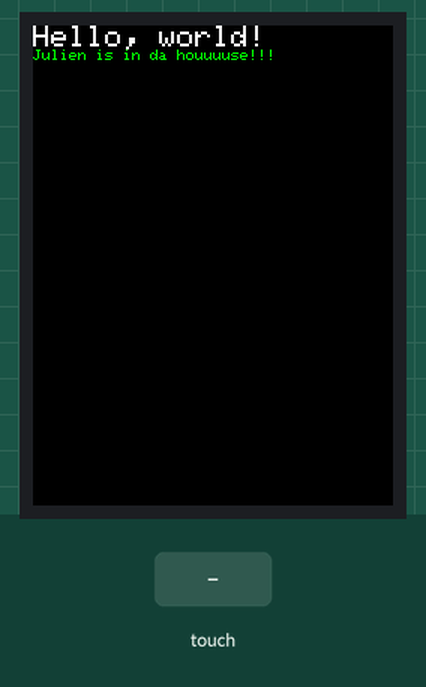
Simulated run of this sketch. Board: Arduino Uno, built with avr-gcc and run on an emulated ATmega328P. Shown: 240×320 colour display. The inputs (shaded band) are chosen by the test bench. What the sketch prints to the serial monitor is not drawn.

Above: at 1.4 s.
1.5 s: touch panel pressed at 13 % / 10 % of its raw x / y range
At 2.7 s:
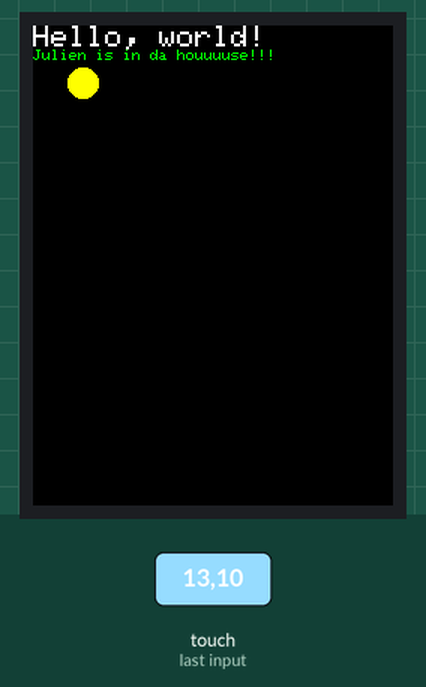
3.0 s: touch panel pressed at 38 % / 10 % of its raw x / y range
At 4.0 s:
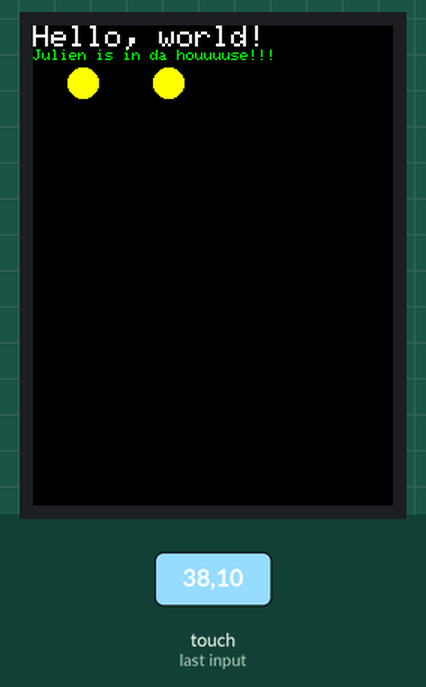
Timing chart, 0 to 6.0 s (numbered marks = the images above; inputs shaded):
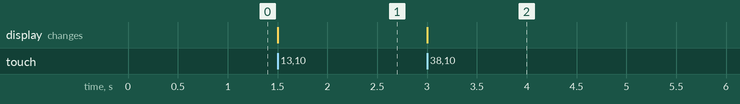

The sketch:

tft_ili9341_stmpe610.ino
```cpp
#include "SPI.h"
#include "Adafruit_GFX.h"
#include <SPI.h>
#include <Wire.h>
#include "Adafruit_ILI9341.h"
#include <Adafruit_STMPE610.h>

#define TFT_DC 9
#define TFT_CS 10
Adafruit_ILI9341 tft = Adafruit_ILI9341(TFT_CS, TFT_DC);
#define STMPE_CS 8
Adafruit_STMPE610 ts = Adafruit_STMPE610(STMPE_CS);

#define TS_MINX 150
#define TS_MINY 130
#define TS_MAXX 3800
#define TS_MAXY 4000

void setup() {
  Serial.begin(9600);
  Serial.println("ILI9341 Test!");
  tft.begin();
  ts.begin();
  //tft.setRotation(3);
  tft.fillScreen(ILI9341_BLACK);
  yield();
  tft.setCursor(0, 0);
  tft.setTextColor(ILI9341_WHITE);
  tft.setTextSize(2);
  tft.println("Hello, world!");
  tft.setTextSize(1);
  tft.setTextColor(ILI9341_GREEN);
  tft.println("Julien is in da houuuuse!!!");
}

void loop() {
  if(!ts.bufferEmpty())
  {
    TS_Point p=ts.getPoint();
    p.x = map(p.x, TS_MINX, TS_MAXX, 0, tft.width());
    p.y = map(p.y, TS_MINY, TS_MAXY, 0, tft.height());
    tft.fillCircle(p.x, p.y, 10, ILI9341_YELLOW);
    //Serial.print("X = "); Serial.print(p.x);
    //Serial.print("\tY = "); Serial.print(p.y);
    //Serial.println("\tPressure = "); Serial.println(p.z);
  }
  //delay(100);
}
```

Measured:
- after the input at 1.5 s, the display: changes at once (image 1)
- after the input at 3.0 s, the display: changes at once (image 2)
